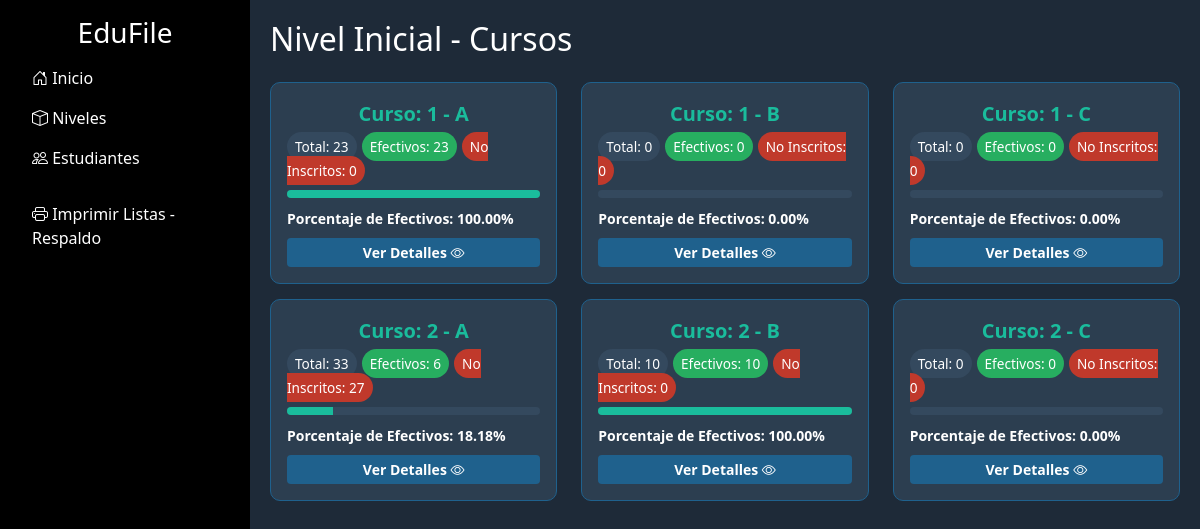
The app's page /inicialCursos.php with its own data.
### tables this page shows
CREATE TABLE `courses` (
  `id` bigint(20) NOT NULL,
  `level_id` bigint(20) DEFAULT NULL,
  `grade` int(11) NOT NULL,
  `parallel` enum('A','B','C') NOT NULL
);

### inicialCursos.php (the view, shortened to what this page needs)
<!DOCTYPE html>
<html lang="es">
<head>
    <link rel="stylesheet" href="css/bootstrap.min.css">
    <link href="https://cdnjs.cloudflare.com/ajax/libs/bootstrap-icons/1.10.5/font/bootstrap-icons.min.css" rel="stylesheet">
</head>
<body>
    <div class="d-flex">
        <?php include 'sidebar.php'; ?>
        <div class="main-content">
            <h2 class="mb-4">Nivel Inicial - Cursos</h2>
            <div class="row">
                <?php
                include 'conexion.php';
                $query = "SELECT id, grade, parallel FROM courses WHERE level_id = 1 ORDER BY grade, parallel";
                $result = $conn->query($query);
                if ($result->num_rows > 0) {
                    while ($course = $result->fetch_assoc()) {
                        $course_id = $course['id'];
                        $grade = $course['grade'];
                        $parallel = $course['parallel'];
                        $statsQuery = "SELECT
                            COUNT(DISTINCT sc.student_id) AS total_registrados,
                            IFNULL(SUM(CASE WHEN sc.status = 'Efectivo - I' THEN 1 ELSE 0 END), 0) AS total_efectivos,
                            IFNULL(SUM(CASE WHEN sc.status = 'No Inscrito' THEN 1 ELSE 0 END), 0) AS total_no_inscritos
                        FROM student_courses sc
                        WHERE sc.course_id = '$course_id'";
                        $statsResult = $conn->query($statsQuery);
                        $stats = $statsResult->fetch_assoc();
                        $porcentajeEfectivos = ($stats['total_registrados'] > 0) ? ($stats['total_efectivos'] / $stats['total_registrados']) * 100 : 0;
                        echo '<div class="col-md-6 col-lg-4">';
                        echo '<div class="card course-card">';
                        echo '<div class="card-body p-3">';
                        echo '<div class="course-title">Curso: ' . htmlspecialchars($grade) . ' - ' . htmlspecialchars($parallel) . '</div>';
                        echo '<div class="mb-2">';
                        echo '<span class="stat-badge badge-total">Total: ' . $stats['total_registrados'] . '</span>';
                        echo '<span class="stat-badge badge-efectivos">Efectivos: ' . $stats['total_efectivos'] . '</span>';
                        echo '<span class="stat-badge badge-noinscritos">No Inscritos: ' . $stats['total_no_inscritos'] . '</span>';
                        echo '</div>';
                        echo '<div class="progress mb-2">';
                        echo '<div class="progress-bar" role="progressbar" style="width: ' . $porcentajeEfectivos . '%;" aria-valuenow="' . $porcentajeEfectivos . '" aria-valuemin="0" aria-valuemax="100"></div>';
                        echo '</div>';
                        echo '<small class="porcentaje-efectivos">Porcentaje de Efectivos: ' . number_format($porcentajeEfectivos, 2) . '%</small>';
                        echo '<a href="vistaGenCurso.php?grade=' . urlencode($grade) . '&parallel=' . urlencode($parallel) . '&level=inicial" class="btn btn-view btn-sm mt-2">Ver Detalles <i class="bi bi-eye"></i></a>';
                        echo '</div>';
                        echo '</div>';
                        echo '</div>';
                    }
                } else {
                    echo '<p>No se encontraron cursos en el nivel inicial.</p>';
                }
                ?>
            </div>
        </div>
    </div>
</body>
</html>

### sidebar.php (shortened to what this page needs)
<div class="sidebar p-3" style="background-color: #000; color: #fff; min-width: 250px;">
    <h3 class="text-center">EduFile</h3>
    <nav class="nav flex-column">
        <a href="index.php" class="nav-link text-white">
            <i class="bi bi-house-door"></i> Inicio
        </a>
        <div>
            <a class="nav-link text-white" data-bs-toggle="collapse" href="#nivelMenu" role="button" aria-expanded="false" aria-controls="nivelMenu">
                <i class="bi bi-box"></i> Niveles
            </a>
        </div>
        <a class="nav-link text-white" href="estudiantes.php">
            <i class="bi bi-people"></i> Estudiantes
        </a>
        <div class="mt-3">
            <a class="nav-link text-white" href="imprimirListas.php" target="_blank">
                <i class="bi bi-printer"></i> Imprimir Listas - Respaldo
            </a>
        </div>
    </nav>
</div>

### inicialCursos.php (style rules this page uses)
body { background-color: #1E2A38; color: #ffffff; }
.sidebar { background-color: #000; color: #fff; min-width: 250px; min-height: 100vh; }
.sidebar .nav-link, .sidebar .nav-link:hover { color: #fff; }
.main-content { flex-grow: 1; padding: 20px; }
.course-card { background-color: #2C3E50; border: 1px solid #1F618D; border-radius: 10px; margin-bottom: 15px; transition: transform 0.2s, box-shadow 0.2s; }
.course-title { font-size: 1.25rem; margin-bottom: 5px; color: #1ABC9C; font-weight: bold; text-align: center; }
.stat-badge { font-size: 0.85rem; padding: 5px 8px; border-radius: 15px; margin-right: 5px; margin-bottom: 5px; color: #ffffff; }
.badge-total { background-color: #34495E; }
.badge-efectivos { background-color: #27AE60; }
.badge-noinscritos { background-color: #C0392B; }
.progress { height: 8px; background-color: #34495E; border-radius: 5px; overflow: hidden; margin-bottom: 10px; }
.progress-bar { background-color: #1ABC9C; }
.btn-view { background-color: #1F618D; border: none; width: 100%; font-weight: bold; color: #ffffff; }
.porcentaje-efectivos { color: #ffffff; font-weight: bold; }

### records on screen
courses: grade "1", parallel "A", total_registrados "23", total_efectivos "23", total_no_inscritos "0", $porcentajeEfectivos 100 (drawn), porcentajeEfectivos "100.00"
courses: grade "1", parallel "B", total_registrados "0", total_efectivos "0", total_no_inscritos "0", porcentajeEfectivos "0.00"
courses: grade "1", parallel "C", total_registrados "0", total_efectivos "0", total_no_inscritos "0", porcentajeEfectivos "0.00"
courses: grade "2", parallel "A", total_registrados "33", total_efectivos "6", total_no_inscritos "27", $porcentajeEfectivos 18.181818181818 (drawn), porcentajeEfectivos "18.18"
courses: grade "2", parallel "B", total_registrados "10", total_efectivos "10", total_no_inscritos "0", $porcentajeEfectivos 100 (drawn), porcentajeEfectivos "100.00"
courses: grade "2", parallel "C", total_registrados "0", total_efectivos "0", total_no_inscritos "0", porcentajeEfectivos "0.00"
